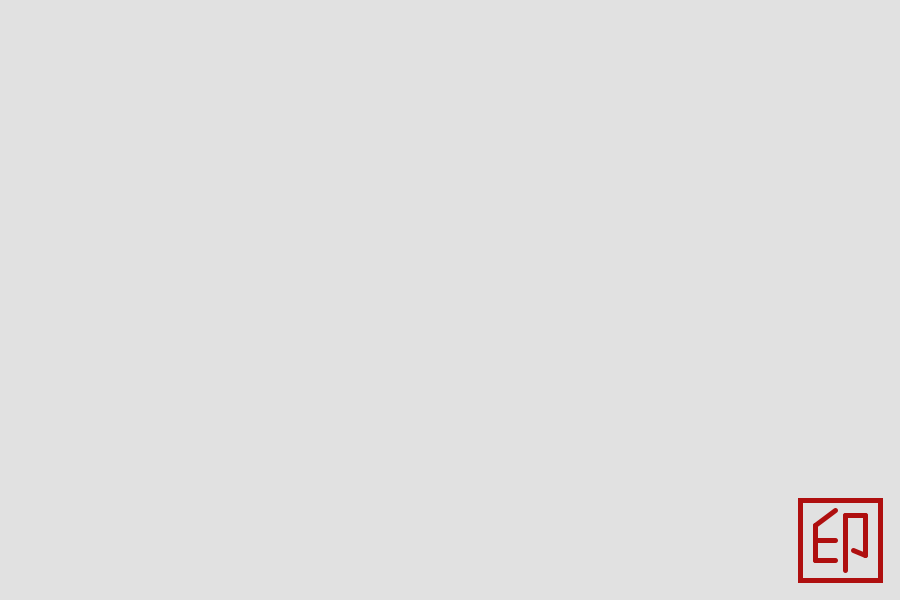
Frame 1 (no input)
Frame 60 (the mouse pressed at the canvas centre just before this capture): identical to frame 1, image omitted
Frame 120 (the mouse held since frame 60 and released just before this capture): identical to frame 1, image omitted

The Processing sketch that drew this single still picture (run headless with seeded random() and noise(); from frame 60 on, the mouse is pressed at the canvas centre):

// Processing sketch: processing_95727
// ── processing_95727.pde

int slot = 2000;
float x[] = new float[slot];
float y[] = new float[slot];
int numpoints = 0;
boolean animate = false;
float firsttouchx = 0;
float firsttouchy = 0;
int firsttouch = 0;
float brushx = 0;
float brushy = 0;

void setup() {
  size(900, 600);
 
}



void mousePressed(){
  numpoints=0;
  firsttouch=0;
  firsttouchx = mouseX;
  firsttouchy = mouseY;
  animate = false;
}
void mouseReleased(){
  
  animate = true;
}
void mouseDragged(){
  x[numpoints] = mouseX - pmouseX;
  y[numpoints] = mouseY - pmouseY;
  numpoints = numpoints + 1;
}

  void draw() { 
  smooth(8);
  background(225, 225, 225);
  pushMatrix();
  translate(800,500);
  noFill();
  stroke(175,15,15);
  strokeWeight(5);
  rect(0,0,80,80);
  line(35,10,15,25);
  line(15,25,15,60);
  line(15,40,35,40);
  line(15,60,35,60);
  line(45,15,45,70);
  line(45,15,65,15);
  line(65,15,65,55);
  line(65,55,53,50);
  popMatrix();
 
 if (animate && numpoints > 1){
   firsttouchx += x[firsttouch];
   firsttouchy += y[firsttouch];
   if (firsttouchx > width){
     firsttouchx = 0;
   }
     else if(firsttouchx < 0){
       firsttouchx = width;
     }
     else if(firsttouchy > height){
       firsttouchy = 0;
     }
     else if(firsttouchy < 0){
         firsttouchy = height;
     }
     firsttouch++;
     if(firsttouch >= numpoints){
       firsttouch = 0;
     }
 }
 pushMatrix();
 brushx = firsttouchx;
 brushy = firsttouchy;
 mainbrush(firsttouch, numpoints);
 mainbrush(0, firsttouch);
 popMatrix();
}

 void mainbrush(int from, int to){
    for(int i = from; i <to; i++){
    pushMatrix();
    noFill();
    stroke(0);
    strokeWeight(20 -dist(brushx, brushy, brushx + x[i], brushy + y[i])/2);
    line(brushx, brushy, brushx + x[i], brushy + y[i]);
    popMatrix();
    pushMatrix();
    noFill();
    stroke(10, random(30,40));
    strokeWeight(20 -dist(brushx, brushy, brushx + x[i], brushy + y[i])/2 +random(5,10) );
    line(brushx, brushy, brushx + x[i], brushy + y[i]);
    popMatrix();
    pushMatrix();
    noFill();
    stroke(10, random(30,40));
    strokeWeight(20 -dist(brushx, brushy, brushx + x[i], brushy + y[i])/2 +random(5,10) );
    line(brushx, brushy, brushx + x[i], brushy + y[i]);
    popMatrix();
    pushMatrix();
    noFill();
    stroke(10, random(30,40));
    strokeWeight(20 -dist(brushx, brushy, brushx + x[i], brushy + y[i])/2 +random(5,10) );
    line(brushx, brushy, brushx + x[i], brushy + y[i]);
    popMatrix();
    pushMatrix();
    noFill();
    stroke(10, random(30,40));
    strokeWeight(20 -dist(brushx, brushy, brushx + x[i], brushy + y[i])/2 +random(5,10) );
    line(brushx, brushy, brushx + x[i], brushy + y[i]);
    popMatrix();
    pushMatrix();
    noFill();
    stroke(10, random(30,40));
    strokeWeight(20 -dist(brushx, brushy, brushx + x[i], brushy + y[i])/2 +random(5,10) );
    line(brushx, brushy, brushx + x[i], brushy + y[i]);
    popMatrix();
    brushx += x[i];
    brushy += y[i];
    }
}
